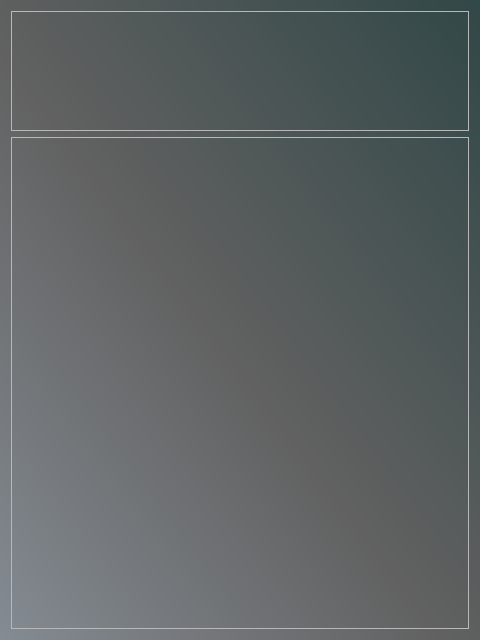
<?xml version="1.0" encoding="UTF-8"?>
<ui version="4.0">
 <class>Form</class>
 <widget class="QWidget" name="Form">
  <property name="geometry">
   <rect>
    <x>0</x>
    <y>0</y>
    <width>480</width>
    <height>640</height>
   </rect>
  </property>
  <property name="sizePolicy">
   <sizepolicy hsizetype="Preferred" vsizetype="Maximum">
    <horstretch>0</horstretch>
    <verstretch>0</verstretch>
   </sizepolicy>
  </property>
  <property name="minimumSize">
   <size>
    <width>480</width>
    <height>640</height>
   </size>
  </property>
  <property name="windowTitle">
   <string>Form</string>
  </property>
  <property name="styleSheet">
   <string notr="true">#Form
{
	background-color: qlineargradient(spread:pad, x1:0.982955, y1:0.017, x2:0, y2:1, stop:0 rgba(51, 72, 72, 255), stop:0.528409 rgba(97, 97, 97, 255), stop:1 rgba(132, 139, 146, 255));
}</string>
  </property>
  <layout class="QVBoxLayout" name="verticalLayout">
   <item>
    <widget class="QFrame" name="frame_2">
     <property name="sizePolicy">
      <sizepolicy hsizetype="Minimum" vsizetype="MinimumExpanding">
       <horstretch>0</horstretch>
       <verstretch>0</verstretch>
      </sizepolicy>
     </property>
     <property name="minimumSize">
      <size>
       <width>0</width>
       <height>80</height>
      </size>
     </property>
     <property name="maximumSize">
      <size>
       <width>16777215</width>
       <height>120</height>
      </size>
     </property>
     <property name="frameShape">
      <enum>QFrame::StyledPanel</enum>
     </property>
     <property name="frameShadow">
      <enum>QFrame::Raised</enum>
     </property>
     <layout class="QVBoxLayout" name="verticalLayout_2">
      <property name="leftMargin">
       <number>0</number>
      </property>
      <property name="topMargin">
       <number>0</number>
      </property>
      <property name="rightMargin">
       <number>0</number>
      </property>
      <property name="bottomMargin">
       <number>0</number>
      </property>
      <item>
       <layout class="QHBoxLayout" name="Top"/>
      </item>
     </layout>
    </widget>
   </item>
   <item>
    <widget class="QFrame" name="frame">
     <property name="sizePolicy">
      <sizepolicy hsizetype="Minimum" vsizetype="MinimumExpanding">
       <horstretch>0</horstretch>
       <verstretch>0</verstretch>
      </sizepolicy>
     </property>
     <property name="frameShape">
      <enum>QFrame::StyledPanel</enum>
     </property>
     <property name="frameShadow">
      <enum>QFrame::Raised</enum>
     </property>
     <layout class="QVBoxLayout" name="verticalLayout_3">
      <property name="leftMargin">
       <number>0</number>
      </property>
      <property name="topMargin">
       <number>0</number>
      </property>
      <property name="rightMargin">
       <number>0</number>
      </property>
      <property name="bottomMargin">
       <number>0</number>
      </property>
      <item>
       <layout class="QHBoxLayout" name="Bottom"/>
      </item>
     </layout>
    </widget>
   </item>
  </layout>
 </widget>
 <resources/>
 <connections/>
</ui>
